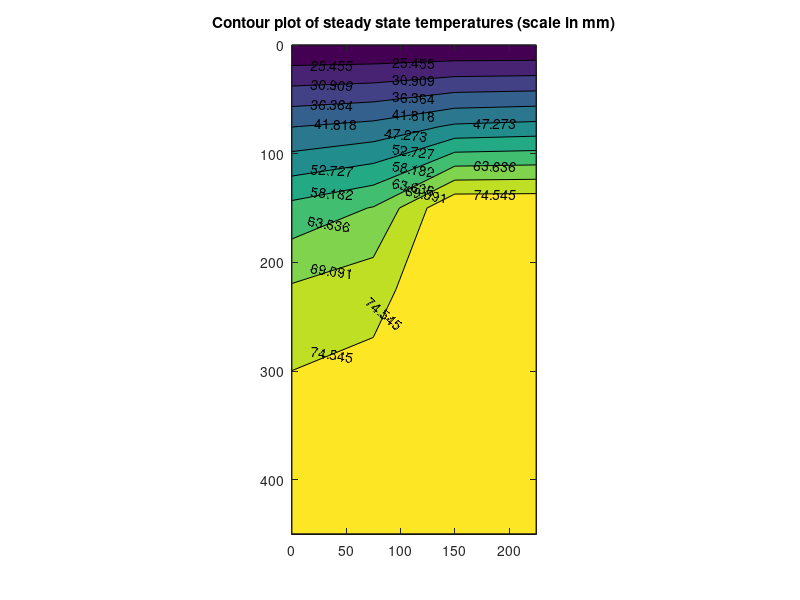

Here is the MATLAB script that generated this plot:
% hw2floorheatingducts.m
% This Matlab script finds the steady-state temperature distribution in a
% floor slab with fluid channels, and it also performs a heat flux calculation.
% Form the matrix
A=eye(18); % start off with an identity matrix that is 18x18
A(1,[2 5]) = -[.5 .25]; % put .5 in (1,2) entry, put .25 in (1,5) entry
A(2,[1 3 6]) = -.25;
A(3,[2 4]) = -.25;
A(4,3) = -.5;
A(5,[1 6 7]) = -[.25 .5 .25];
A(6,[2 5 8]) = -.25;
A(7,[5 8 9]) = -[.25 .5 .25];
A(8,[6 7 10]) = -.25;
A(9,[7 10 11]) = -[.25 .5 .25];
A(10,[8 9 12]) = -.25;
A(11,[9 12 15]) = -[.25 .5 .25];
A(12,[10 11 13 16]) = -.25;
A(13,[12 14 17]) = -.25;
A(14,[13 18]) = -[.5 .25];
A(15,[11 16]) = -.5;
A(16,[15 12 17]) = -[.25 .5 .25];
A(17,[16 18 13]) = -[.25 .25 .5];
A(18,[14 17]) = -.5;

% Form the RHS vector
TA=20;
TD=80;
b=[TA; TA; TA+TD; TA+TD; 0; TD; 0; TD; 0; TD; 0; 0; TD; TD; 0; 0; 0; 0]/4;
% Solve the system of equations that governs the temperatures at
% grid points
T=A\b;
% Reform the vector of temperatures into a matrix for plotting
L=150; % in mm
temps=[ TA TA TA TA;
T(1) T(2) T(3) T(4);
T(5) T(6) TD TD;
T(7) T(8) TD TD;
T(9) T(10) TD TD;
T(11) T(12) T(13) T(14);
T(15) T(16) T(17) T(18)];
x=(0:3)*L/2; % x-coordinates
y=(0:6)*L/2; % y-coordinates
cplot=contourf(x,y,temps);
clabel(cplot);
hold on
axis equal
axis tight
title('Contour plot of steady state temperatures (scale in mm)')
set(gca,'YDir','reverse'); %flips to correct orientation
% calculate flux
k = 1.4; % W/(m.K)
% this value is in watts/meter and it is for a section of the heat
% exchanger that is 3*L/2 (225mm) wide and 1m depth into the page
Qtop=k*((TA-T(1))+2*(TA-T(2))+2*(TA-T(3))+TA-T(4))/2; % this is in watts/meter
% so to get the value of the heat flux to the air over a 4m^2
% square area, we would need to divide by 3*L/2 and multiply by 4
Qtop*4/((L*3/2)/1000) %(answer is now in watts)
% The resulting flux is negative because heat is leaving the system (and
% going into the air)